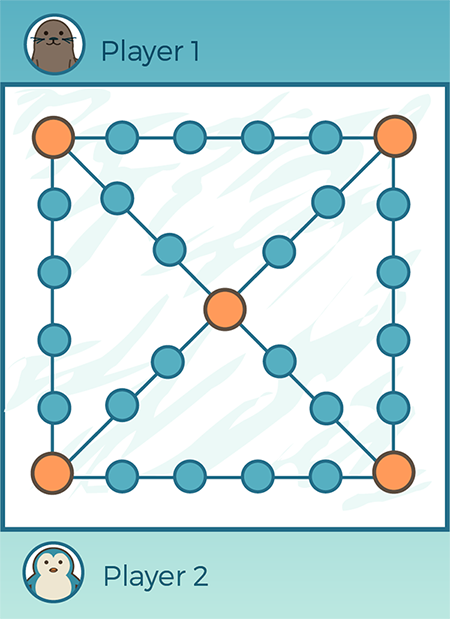
#> input picture Images/board.png, 450 x 619 px
$ python image.py Images/board.png
#> lines starting #> are read from the running program, lines starting #| are printed output that depends on the picture; after the words box and inside, x2 and y2 are one past the last pixel; in counts of white or black regions, pixels touching at a corner belong together
import math # Import the math module for trigonometric functions
import os
import sys
from PIL import Image, ImageDraw

def move_image_vertical(image_path, output_path, pixels_to_move, direction='up'):
    """
    Moves an image up or down by a specified number of pixels.

    Args:
        image_path (str): Path to the input image.
        output_path (str): Path to save the output image.
        pixels_to_move (int): Number of pixels to move the image.
        direction (str): 'up' to move up, 'down' to move down.
                         Defaults to 'up'.
    """
#> called with image_path = 'Images/board.png', output_path = 'board1jump1.png', pixels_to_move = 0, direction = 'up'
    try:
        img = Image.open(image_path)
#> img is the input picture: PIL image 450x619 RGBA; mean R, G, B, A 193.8, 220.7, 223.2, 254.8
    except FileNotFoundError:
        print(f"Error: Image not found at {image_path}")
        return

    width, height = img.size
    new_img = Image.new("RGBA", (width, height), (0, 0, 0, 0)) # Create a transparent new image
#> new_img: PIL image 450x619 RGBA; every value is 0

    if direction == 'up':
        # Move up: new_img.paste(img, (x_offset, y_offset))
        # To move up, the y_offset for pasting should be negative for the original image,
        # or positive for the original image when pasted onto a new canvas.
        # Since we're pasting onto a new canvas of the same size,
        # we effectively shift the image *within* that canvas.
        # So, to move the *content* up, we paste it at a negative y-offset
        # relative to the top of the new image.
        # Or, more intuitively, we cut off the top and add transparent pixels at the bottom.
        # However, a simpler way is to think about where the top-left corner of the
        # original image should be placed on the new image.
        # To move up, the top of the original image should be higher,
        # meaning its y-coordinate on the new canvas should be smaller.
        # But since coordinates start from 0 at the top, a smaller y-coordinate means
        # it's closer to the top.
        # Let's consider the new_img as our target.
        # If we paste at (0, -pixels_to_move), the image content will move up.
        new_img.paste(img, (0, -pixels_to_move))
    elif direction == 'down':
        # Move down:
        # To move down, the top of the original image should be lower,
        # meaning its y-coordinate on the new canvas should be larger.
        new_img.paste(img, (0, pixels_to_move))
    else:
        print("Invalid direction. Use 'up' or 'down'.")
        return

    new_img.save(output_path)
    print(f"Image moved {pixels_to_move} pixels {direction} and saved to {output_path}")


def create_copies(
    original_bird_path,
    output_path,
    background_size=(400, 400), # Size of the final image canvas
    animal_placements=[]
):
    """
    Shrinks the bird image and places multiple copies at specified offsets.

    Args:
        original_bird_path (str): Path to the original bird image (e.g., 'bird3jump3.png').
        output_path (str): Path to save the final composite image.
        background_size (tuple): (width, height) of the canvas for the flock.
        background_color (tuple): RGB color for the background (e.g., sky).
        animal_placements (list of dict): A list of dictionaries, each defining
                                      how to place a bird:
                                      [{'scale': float, 'position': (x, y)}, ...]
                                      'scale': e.g., 0.5 for 50% of original size.
                                      'position': (x, y) top-left corner on the canvas.
    """
#> called with original_bird_path = 'Images/board.png', output_path = 'board2jump1.png', background_size = (400, 400)
    try:
        # Open the original bird image. Ensure it's RGBA for transparency.
        original_bird = Image.open(original_bird_path).convert("RGBA")
    except FileNotFoundError:
        print(f"Error: Original bird image not found at {original_bird_path}")
        return

    # Create the background canvas
    # Use 'RGBA' mode for the background too if you want the final image to have transparency
    # (though in this case we're filling with a color, so 'RGB' is fine unless you export to PNG)
    output_image = Image.new("RGBA", background_size, (0, 0, 0, 0))
#> output_image: PIL image 400x400 RGBA; every value is 0

    for config in animal_placements:
        scale = config.get('scale', 1.0) # Default to no scaling
        position = config.get('position', (0, 0)) # Default to top-left

        # Calculate new size based on scale
        new_width = int(original_bird.width * scale)
        new_height = int(original_bird.height * scale)

        # Ensure dimensions are at least 1x1 to avoid errors
        new_width = max(1, new_width)
        new_height = max(1, new_height)

        # Shrink the bird image
        # Use Image.LANCZOS for high-quality downsampling
        shrunk_bird = original_bird.resize((new_width, new_height), Image.LANCZOS)

        # Paste the shrunk bird onto the output image
        # The third argument (shrunk_bird itself) serves as the mask,
        # ensuring transparency is handled correctly.
        output_image.paste(shrunk_bird, position, shrunk_bird)
        print(f"Pasted bird at {position} with size {new_width}x{new_height}")
#> call 2 of create_copies, with original_bird_path = 'Images/board.png', output_path = 'board3jump1.png', background_size = (400, 400)
#> after the loop in create_copies (call 2), `for config in animal_placements:`:
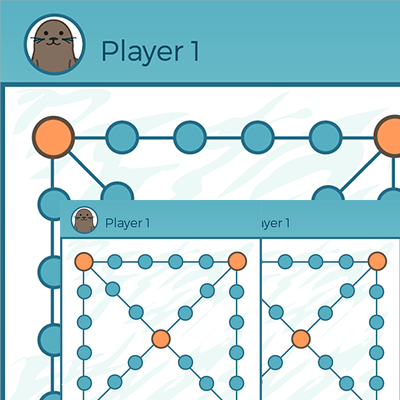
#> output_image: PIL image 400x400 RGBA; mean R, G, B, A 179.8, 212.6, 218.2, 254.7; transparent parts drawn white
#> call 3 of create_copies, with original_bird_path = 'Images/board.png', output_path = 'board4jump1.png', background_size = (400, 400)
#> after the loop in create_copies (call 3), `for config in animal_placements:`:
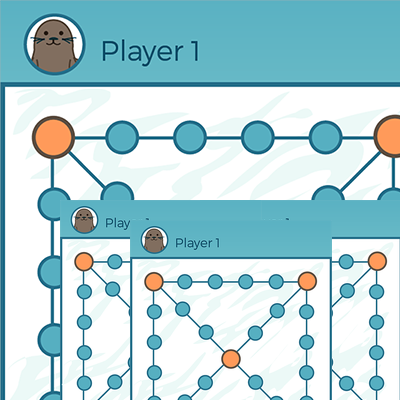
#> output_image: PIL image 400x400 RGBA; mean R, G, B, A 176.1, 210.6, 216.5, 254.7; transparent parts drawn white
#> in move_image_vertical (call 9), `new_img.paste(img, (0, -pixels_to_move))`:
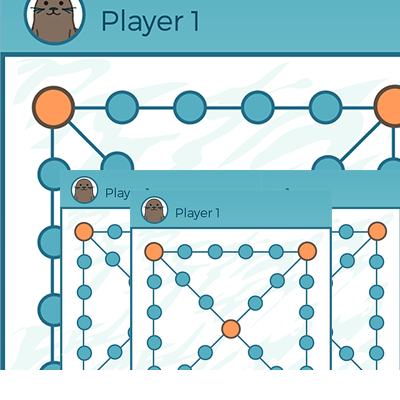
#> new_img: PIL image 400x400 RGBA; mean R, G, B, A 169.1, 197.4, 202.1, 235.7; transparent parts drawn white
#> `medal_image = create_medal_image(400, 400)`:
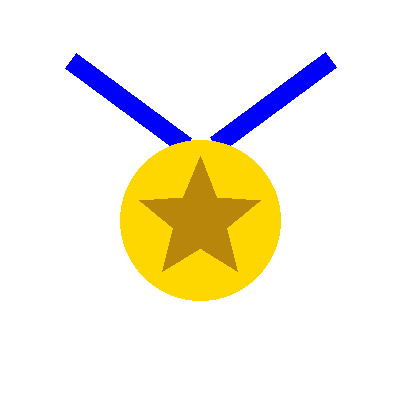
#> medal_image: PIL image 400x400 RGBA; mean R, G, B, A 30, 24.6, 8.8, 40.8; transparent parts drawn white

    output_image.save(output_path)
    print(f"Combined bird image saved to {output_path}")

def place_medal_on_animal(animal_image_path, medal_image_path, output_image_path, medal_size=None, position=(0, 0)):
    """
    Places a medal image on top of an animal image.

    Args:
        animal_image_path (str): Path to the animal image file.
        medal_image_path (str): Path to the medal image file.
        output_image_path (str): Path to save the combined image.
        medal_size (tuple, optional): A tuple (width, height) to resize the medal.
                                      If None, the medal's original size is used.
        position (tuple, optional): A tuple (x, y) for the top-left corner
                                    where the medal will be placed on the animal.
    """
#> called with animal_image_path = 'Images/board.png', medal_image_path = 'medal.png', output_image_path = 'board_goal.png', medal_size = (350, 270), position = (21, 198)
    try:
        animal_img = Image.open(animal_image_path).convert("RGBA")
        medal_img = Image.open(medal_image_path).convert("RGBA")
    except FileNotFoundError:
        print("Error: One or both image files not found. Please check paths.")
        return

    # Resize the medal if a size is specified
    if medal_size:
        medal_img = medal_img.resize(medal_size, Image.Resampling.LANCZOS)
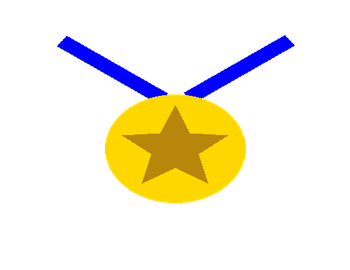
#> medal_img: PIL image 350x270 RGBA; mean R, G, B, A 31.5, 25.9, 10.7, 40.8; transparent parts drawn white

    # Calculate the position for the medal (center it horizontally on the animal's chest for example)
    # This is a basic example, you might need to adjust 'position' for precise placement.
    if position == (0, 0): # If no specific position is given, try to center it reasonably
        # A rough estimate to place it on the chest area
        x = (animal_img.width - medal_img.width) // 2
        y = int(animal_img.height * 0.5) # Adjust this multiplier for vertical placement
        position = (x, y)

    # Paste the medal onto the animal image
    # The last argument (medal_img) acts as a mask, using its alpha channel for transparency.
    animal_img.paste(medal_img, position, medal_img)

    # Save the combined image
    animal_img.save(output_image_path)
    print(f"Combined image saved to: {output_image_path}")

def create_circular_animal_icon(
    animal_image_path,
    output_path,
    circle_padding=0,  # Padding (in pixels) between the image edge and the inner part of the circle
    border_thickness=20 # Thickness (in pixels) of the blue border
):
    """
    Takes an animal image, crops it into a circle, makes the outside transparent,
    and then draws a blue border around the circular content.

    Args:
        animal_image_path (str): Path to the animal image (e.g., 'seal1jump1.png').
        output_path (str): Path to save the final composite image.
        circle_padding (int): The number of pixels from the image's shortest edge
                              to the start of the animal content circle. This controls
                              the inner radius of the final icon.
        border_thickness (int): The thickness of the blue border in pixels.
    """
#> called with animal_image_path = 'board_white.png', output_path = 'board_icon.png', circle_padding = 0, border_thickness = 20
    try:
        # Load the animal image and ensure it has an alpha channel for transparency
        animal_img = Image.open(animal_image_path).convert("RGBA")
    except FileNotFoundError:
        print("Error: Image file not found. Please ensure it is in the correct directory.")
        return

    img_width, img_height = animal_img.size

    # --- 1. Create a circular mask for the animal image content ---
    # This mask will define which parts of the animal_img remain visible.
    mask = Image.new("L", (img_width, img_height), 0) # Create a black (transparent) grayscale mask
#> mask: PIL image 450x619 L; every value is 0
    draw_mask = ImageDraw.Draw(mask)

    # Calculate the bounding box for the inner circle of the mask.
    # We want this circle to be centered and leave space for padding and the border.
    # The diameter of this inner circle will be determined by the shortest dimension
    # of the animal image minus twice the padding and twice the border thickness.

    # Calculate the diameter for the actual animal content
    content_diameter = min(img_width, img_height) - (2 * (circle_padding + border_thickness))

    # Ensure diameter is positive to avoid errors
    if content_diameter <= 0:
        print("Error: content_diameter is too small or negative. Adjust circle_padding or border_thickness.")
        return

    # Calculate the top-left and bottom-right coordinates for the content circle
    content_circle_left = (img_width - content_diameter) / 2
    content_circle_upper = (img_height - content_diameter) / 2
    content_circle_right = content_circle_left + content_diameter
    content_circle_lower = content_circle_upper + content_diameter

    # Draw a filled white circle on the mask. White areas (255) in the mask
    # correspond to opaque areas in the original image.
    draw_mask.ellipse(
        (content_circle_left, content_circle_upper, content_circle_right, content_circle_lower),
        fill=255
    )

    # Apply this mask to the animal image.
    # This makes all parts of animal_img outside the mask's white circle transparent.
    animal_img.putalpha(mask)
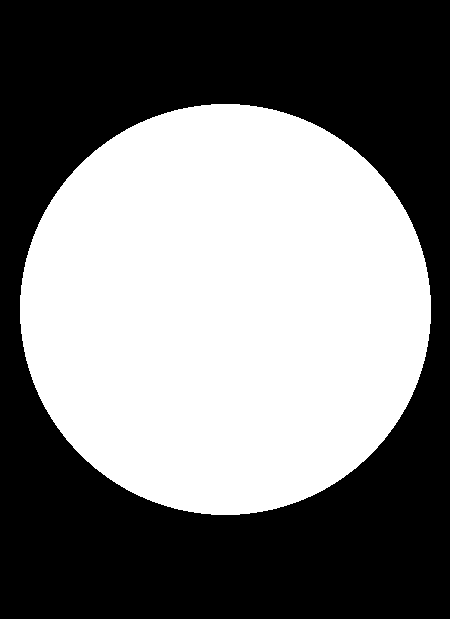
#> mask: PIL image 450x619 L; 47.6% white; 1 white region, box (x1, y1, x2, y2) and area: (20, 104, 431, 515) 132617

    # --- 2. Get the blue color from the marker image's border ---
    blue_color = (85, 173, 191) # A common blue similar to your marker (RGB)

    # --- 3. Draw the blue border on the now-circular animal image ---
    draw_final = ImageDraw.Draw(animal_img)

    # Calculate the bounding box for the outer edge of the blue border.
    # This circle will sit around the transparent-masked animal content.
    border_outer_diameter = min(img_width, img_height) - (2 * circle_padding)
    border_outer_left = (img_width - border_outer_diameter) / 2
    border_outer_upper = (img_height - border_outer_diameter) / 2
    border_outer_right = border_outer_left + border_outer_diameter
    border_outer_lower = border_outer_upper + border_outer_diameter

    # Draw the blue circle as an outline.
    draw_final.ellipse(
        (border_outer_left, border_outer_upper, border_outer_right, border_outer_lower),
        outline=blue_color,
        width=border_thickness
    )

    # Save the final image. Use PNG to preserve transparency.
    animal_img.save(output_path)
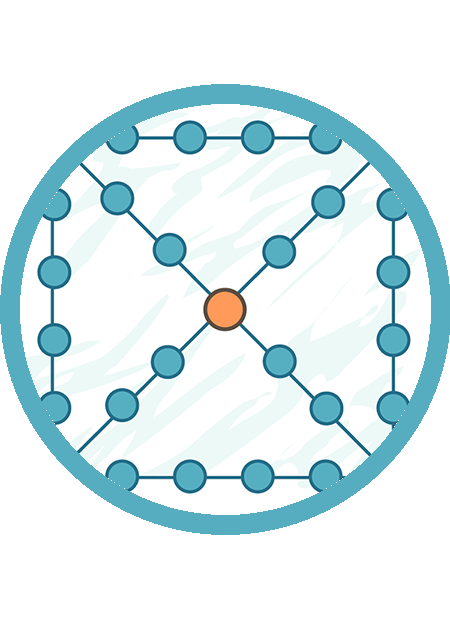
#> saved as board_icon.png: PIL image 450x619 RGBA; mean R, G, B, A 181, 215.1, 219.1, 146; transparent parts drawn white
    print(f"Circular animal icon with blue border saved to {output_path}")

def convert_transparent_to_white(input_image_path, output_image_path):
    """
    Converts transparent pixels in an image to white pixels.

    Args:
        input_image_path (str): Path to the input image file (e.g., PNG with transparency).
        output_image_path (str): Path to save the output image file.
    """
    try:
        # Open the image and ensure it has an alpha channel (RGBA)
        # If the image doesn't have an alpha channel, this will add one (with full opacity)
        # If it already has one, it will preserve it.
        img = Image.open(input_image_path).convert("RGBA")
    except FileNotFoundError:
        print(f"Error: Input image file not found at {input_image_path}")
        return
    except Exception as e:
        print(f"Error opening or converting image: {e}")
        return

    # Create a new white background image with the same dimensions as the original
    # The 'RGB' mode is sufficient for the background as it won't have transparency
    white_background = Image.new("RGB", img.size, (255, 255, 255)) # (255, 255, 255) is RGB for white

    # Paste the original image onto the white background
    # The 'img' itself is passed as the mask, which tells paste() to use the
    # alpha channel of 'img' to determine transparency.
    # Where 'img' is opaque, its pixels will be used.
    # Where 'img' is transparent, the white_background pixels will remain.
    white_background.paste(img, (0, 0), img)

    try:
        # Save the resulting image
        # You can save it as JPEG if you don't need transparency anymore,
        # otherwise PNG is also fine.
        white_background.save(output_image_path)
        print(f"Image saved successfully to: {output_image_path}")
    except Exception as e:
        print(f"Error saving image: {e}")


def create_medal_image(width, height):
    """
    Creates an image of a medal with a blue ribbon and a gold star,
    with a transparent background.

    Args:
        width (int): The width of the image.
        height (int): The height of the image.

    Returns:
        PIL.Image.Image: The generated medal image with transparency.
    """
    # Create a new RGBA image with the specified width and height
    # RGBA mode includes an alpha channel for transparency.
    # Set initial color to (0, 0, 0, 0) for transparent black.
    img = Image.new('RGBA', (width, height), color = (0, 0, 0, 0))
    draw = ImageDraw.Draw(img)

    # --- Draw the ribbon (blue lines) FIRST, so the medal can overlap it ---
    ribbon_thickness = 20 # Width of the ribbon lines
    medal_radius = min(width, height) // 5
    medal_center_x = width // 2
    medal_center_y = height // 2 + 20 # Slightly lower to accommodate ribbon

    # Left ribbon segment
    # Start point (top-left)
    rl_x1 = medal_center_x - medal_radius - 50 # Further left from medal
    rl_y1 = medal_center_y - medal_radius - 80 # Higher up

    # End point (connecting near the top of the medal)
    rl_x2 = medal_center_x - 15 # Closer to medal center
    rl_y2 = medal_center_y - medal_radius + 5 # Just above the medal

    draw.line([(rl_x1, rl_y1), (rl_x2, rl_y2)], fill='blue', width=ribbon_thickness)

    # Right ribbon segment
    # Start point (top-right)
    rr_x1 = medal_center_x + medal_radius + 50 # Further right from medal
    rr_y1 = medal_center_y - medal_radius - 80 # Higher up

    # End point (connecting near the top of the medal)
    rr_x2 = medal_center_x + 15 # Closer to medal center
    rr_y2 = medal_center_y - medal_radius + 5 # Just above the medal

    draw.line([(rr_x1, rr_y1), (rr_x2, rr_y2)], fill='blue', width=ribbon_thickness)


    # --- Draw the medal (gold circle) SECOND, so it's on top of the ribbon ---
    # Define the bounding box for the circle
    medal_bbox = [
        (medal_center_x - medal_radius, medal_center_y - medal_radius),
        (medal_center_x + medal_radius, medal_center_y + medal_radius)
    ]
    draw.ellipse(medal_bbox, fill='gold')

    # --- Draw the star on the medal ---
    star_color = (184, 134, 11) # Darker gold color for the star

    star_outer_radius = medal_radius * 0.8
    star_inner_radius = medal_radius * 0.35 # Adjust for desired star pointiness
    star_center_x = medal_center_x
    star_center_y = medal_center_y

    star_points = []
    # Loop to generate points for a 5-pointed star
    for i in range(5):
        # Outer point
        # Start angle adjusted so one point is directly upwards
        angle_outer = math.radians(90 + i * 72) # 72 degrees between points (360/5)
        x_outer = star_center_x + star_outer_radius * math.cos(angle_outer)
        y_outer = star_center_y - star_outer_radius * math.sin(angle_outer) # Subtract for y-axis inversion in graphics

        # Inner point
        angle_inner = math.radians(90 + i * 72 + 36) # Halfway between outer points
        x_inner = star_center_x + star_inner_radius * math.cos(angle_inner)
        y_inner = star_center_y - star_inner_radius * math.sin(angle_inner)

        star_points.append((x_outer, y_outer))
        star_points.append((x_inner, y_inner))

    draw.polygon(star_points, fill=star_color)

    return img

#-----------------------------------------------------
# MAIN
#-----------------------------------------------------
if len(sys.argv) != 2:
    raise Exception('Usage: {} <path_to_image.png>'.format(__file__))

original_image_path = sys.argv[1]
animal = os.path.basename(original_image_path.split('.')[0])

#-----------------------------
# 1 Animal
#-----------------------------
move_image_vertical(original_image_path, f'{animal}1jump1.png', 0, direction='up')
move_image_vertical(original_image_path, f'{animal}1jump2.png', 15, direction='up')
move_image_vertical(original_image_path, f'{animal}1jump3.png', 30, direction='up')

#-----------------------------
# 2 Animals
#-----------------------------
create_copies(original_image_path, f'{animal}2jump1.png', animal_placements=[
        {'scale': 1.0, 'position': (0, 0)},
        {'scale': 0.45, 'position': (200, 200)},
    ]
)
move_image_vertical(f'{animal}2jump1.png', f'{animal}2jump2.png', 15, direction='up')
move_image_vertical(f'{animal}2jump1.png', f'{animal}2jump3.png', 30, direction='up')

#-----------------------------
# 3 Animals
#-----------------------------
create_copies(original_image_path, f'{animal}3jump1.png', animal_placements=[
        {'scale': 1.0, 'position': (0, 0)},
        {'scale': 0.45, 'position': (200, 200)},
        {'scale': 0.45, 'position': (60, 200)},
    ]
)
move_image_vertical(f'{animal}3jump1.png', f'{animal}3jump2.png', 15, direction='up')
move_image_vertical(f'{animal}3jump1.png', f'{animal}3jump3.png', 30, direction='up')

#-----------------------------
# 4 Animals
#-----------------------------
create_copies(original_image_path, f'{animal}4jump1.png', animal_placements=[
        {'scale': 1.0, 'position': (0, 0)},
        {'scale': 0.45, 'position': (200, 200)},
        {'scale': 0.45, 'position': (60, 200)},
        {'scale': 0.45, 'position': (130, 220)},
    ]
)
move_image_vertical(f'{animal}4jump1.png', f'{animal}4jump2.png', 15, direction='up')
move_image_vertical(f'{animal}4jump1.png', f'{animal}4jump3.png', 30, direction='up')

#-----------------------------
# Add a medal to the animal
#-----------------------------
medal_image = create_medal_image(400, 400)
medal_image.save("medal.png")
place_medal_on_animal(original_image_path, 'medal.png', f'{animal}_goal.png',
    medal_size=(350, 270),  # Adjust size as needed
    position=(21, 198)) # Adjust x and y for precise placement on the chest

#-----------------------------
# Add animal icon
#-----------------------------
convert_transparent_to_white(original_image_path, f'{animal}_white.png')
create_circular_animal_icon(f'{animal}_white.png', f'{animal}_icon.png')

#-----------------------------
# Create animation XML
#-----------------------------
for i in range(4):
    count = i + 1
    xml = f'''<?xml version="1.0" encoding="utf-8"?>

<animation-list xmlns:android="http://schemas.android.com/apk/res/android" android:oneshot="false">
    <item android:drawable="@drawable/{animal}{count}jump1" android:duration="180"/>
    <item android:drawable="@drawable/{animal}{count}jump2" android:duration="180"/>
    <item android:drawable="@drawable/{animal}{count}jump3" android:duration="180"/>
    <item android:drawable="@drawable/{animal}{count}jump2" android:duration="180"/>
    <item android:drawable="@drawable/{animal}{count}jump1" android:duration="360"/>

</animation-list>'''
    with open(f'{animal}_animation{count}.xml', 'w') as f:
        f.write(xml)

print(f'''
        addAvatar("{animal.capitalize()}", 10, new Integer[]{{
                R.drawable.{animal}1jump1,
                R.drawable.{animal}_animation1,
                R.drawable.{animal}_animation2,
                R.drawable.{animal}_animation3,
                R.drawable.{animal}_animation4,
                R.drawable.{animal}_goal,
                R.drawable.{animal}_icon
        }});
''')
